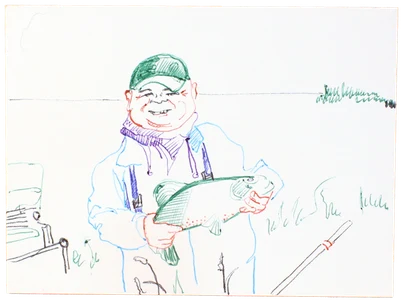
#> input picture data/drawings/d_n01440764_tench.webp, 403 x 302 px
$ python -i remove_background.py   (imports and definitions only)
#> lines starting #> are read from the running program, lines starting #| are printed output that depends on the picture; after the words box and inside, x2 and y2 are one past the last pixel; in counts of white or black regions, pixels touching at a corner belong together
#!/usr/bin/env python3
"""
Background removal for scanned photos/drawings on a coloured canvas.

Strategy (mirrors Photoshop's Background Eraser / contiguous Magic Wand):
  1. Sample the canvas colour from all four corners.
  2. Flood-fill from the image border through pixels that are similar to the
     canvas colour.  Only border-connected pixels can become transparent —
     any canvas colour that appears *inside* the photo/drawing is unreachable
     and stays fully opaque.
  3. Apply a soft colour-distance-based alpha to the reachable region so that
     shadows (which are darker versions of the canvas colour) fade out
     gradually rather than being hard-cut.
  4. Crop to the bounding box of non-transparent pixels.

Requires: numpy, Pillow, scipy
  pip install numpy pillow scipy
"""

import argparse
from pathlib import Path

import numpy as np
from PIL import Image


# ---------------------------------------------------------------------------
# Colour helpers
# ---------------------------------------------------------------------------

def sample_background_color(
    img_array: np.ndarray,
    sample_size: int = 50,
    corner: str = 'all',
    corner_inset: int = 0,
) -> np.ndarray:
    """
    Sample canvas colour from one or more corners.

    corner      : 'all', a single corner name, or '+'-joined names.
                  Valid names: 'top-left', 'top-right', 'bottom-left', 'bottom-right'.
    corner_inset: pixels to step inward from each edge before sampling.
                  Useful when the very edge of the scan contains scanner artifacts
                  or dark borders that are not the true canvas colour.
    """
    h, w = img_array.shape[:2]
    i = corner_inset
    s = min(sample_size, (h - 2 * i) // 4, (w - 2 * i) // 4)
    ch = img_array.shape[2]

    corners = {
        'top-left':     img_array[i:i+s,       i:i+s      ],
        'top-right':    img_array[i:i+s,       w-i-s:w-i  ],
        'bottom-left':  img_array[h-i-s:h-i,   i:i+s      ],
        'bottom-right': img_array[h-i-s:h-i,   w-i-s:w-i  ],
    }

    if corner == 'all':
        regions = list(corners.values())
    else:
        names = [c.strip() for c in corner.split('+')]
        invalid = [n for n in names if n not in corners]
        if invalid:
            raise ValueError(f"Unknown corner(s) {invalid}. Valid: {list(corners)}")
        regions = [corners[n] for n in names]

    all_pixels = np.concatenate([r.reshape(-1, ch) for r in regions], axis=0)
    return np.median(all_pixels, axis=0)


def color_distance(img_array: np.ndarray, bg_color: np.ndarray) -> np.ndarray:
    """Per-pixel Euclidean distance from bg_color in RGB space."""
    diff = img_array.astype(np.float32) - bg_color.astype(np.float32)
    return np.sqrt(np.sum(diff ** 2, axis=2))


def soft_alpha_from_distance(
    distance: np.ndarray,
    threshold: float,
    softness: float,
) -> np.ndarray:
    """
    distance < threshold            → alpha 0   (fully transparent)
    threshold < distance < t+soft   → linear ramp (shadow preserved)
    distance > threshold + softness → alpha 255 (fully opaque)
    """
    alpha = np.clip((distance - threshold) / softness, 0.0, 1.0)
    return (alpha * 255).astype(np.uint8)


# ---------------------------------------------------------------------------
# Crop detection
# ---------------------------------------------------------------------------

# [38 lines left out: function find_content_bbox, not called in this run]


# ---------------------------------------------------------------------------
# Flood-fill
# ---------------------------------------------------------------------------

def border_connected_background(
    img_array: np.ndarray,
    bg_color: np.ndarray,
    flood_threshold: float,
) -> np.ndarray:
    """
    Flood-fill from the image border through pixels whose colour distance
    from bg_color is below flood_threshold.

    Returns a boolean mask (same H×W shape) that is True for every pixel
    reachable from the border — i.e. the connected canvas background.

    Pixels *not* in this mask will never be made transparent, regardless
    of their colour.  This is what protects orange/canvas-coloured areas
    that appear inside the photo.

    Uses 8-connectivity to catch canvas pixels only reachable diagonally.
    Requires scipy.
    """
    try:
        from scipy.ndimage import label
    except ImportError:
        raise ImportError(
            "scipy is required for flood-fill background detection.\n"
            "Install with:  pip install scipy"
        )

    is_bg = color_distance(img_array, bg_color) < flood_threshold

    # 8-connected structure — catches canvas pixels only reachable diagonally
    structure = np.ones((3, 3), dtype=int)

    labeled, _ = label(is_bg, structure=structure)

    # Collect component IDs that touch any of the four image edges
    border_labels: set = set()
    border_labels.update(labeled[0,  :].tolist())   # top row
    border_labels.update(labeled[-1, :].tolist())   # bottom row
    border_labels.update(labeled[:,  0].tolist())   # left col
    border_labels.update(labeled[:, -1].tolist())   # right col
    border_labels.discard(0)                        # 0 = non-background label

    if not border_labels:
        return np.zeros(is_bg.shape, dtype=bool)

    return np.isin(labeled, list(border_labels))


# ---------------------------------------------------------------------------
# Edge softening
# ---------------------------------------------------------------------------

def apply_edge_softening(
    img_array: np.ndarray,
    alpha: np.ndarray,
    photo_mask: np.ndarray,
    edge_width: int = 5,
    sigma: float = 1.5,
    desaturation: float = 1.0,
) -> tuple:
    """
    Two effects applied within `edge_width` pixels of the photo boundary:

    1. Desaturation – pixels are blended toward greyscale proportionally to
       their proximity to the edge.  `desaturation` controls the maximum
       strength at the very edge:
         1.0 → fully greyscale at the boundary  (strongest, good for photos)
         0.5 → 50 % grey at the boundary        (moderate, good for drawings)
         0.0 → no desaturation at all

    2. Alpha blur – a Gaussian blur (radius `sigma`) is applied to the alpha
       channel in the transition zone, removing jagged/pixelated edges.
       Deep interior pixels are kept at 255.

    photo_mask : boolean array — True where pixels belong to the photo
                 (i.e. ~bg_mask from the flood fill).
    """
    from scipy.ndimage import binary_closing, distance_transform_edt, gaussian_filter, label

    # Keep only the largest connected component of photo_mask.
    # Small isolated islands (enclosed dust specks, scanner noise that the
    # border flood-fill couldn't reach) would otherwise each produce their own
    # distance-transform edge zone, resulting in multiple visible edge rectangles.
    struct8 = np.ones((3, 3), dtype=int)
    labeled, n_comp = label(photo_mask, structure=struct8)
    if n_comp > 1:
        sizes = np.bincount(labeled.ravel())
        sizes[0] = 0                          # ignore the background label
        photo_mask = labeled == sizes.argmax()

    # Smooth the photo/canvas boundary before computing the distance transform.
    # The flood-fill boundary is pixel-jagged; without smoothing, the edge zone
    # follows every concavity and extends unevenly into the photo interior.
    # binary_closing fills small gaps and rounds concave corners so the
    # resulting edge zone is uniform all the way around.
    smooth_struct = np.ones((3, 3), dtype=bool)
    smooth_mask = binary_closing(photo_mask, structure=smooth_struct, iterations=3)

    # Distance of each photo pixel from the nearest canvas pixel (in pixels)
    interior_dist = distance_transform_edt(smooth_mask)

    # --- 1. Desaturate near the edge ---
    edge_zone = (interior_dist > 0) & (interior_dist <= edge_width)
    if edge_zone.any() and desaturation > 0:
        # blend: 0 right at the boundary → 1 at edge_width
        blend = np.zeros_like(interior_dist, dtype=np.float32)
        blend[edge_zone] = (interior_dist[edge_zone] / edge_width).astype(np.float32)

        img_float = img_array.astype(np.float32)
        luminance = (  0.299 * img_float[:, :, 0]
                     + 0.587 * img_float[:, :, 1]
                     + 0.114 * img_float[:, :, 2])

        # sat: how much of the original colour to keep
        # At boundary (blend=0): sat = 1 - desaturation
        # At edge_width (blend=1): sat = 1.0 (always full colour)
        sat = 1.0 - desaturation * (1.0 - blend)
        for c in range(img_float.shape[2]):
            img_float[:, :, c] = np.where(
                edge_zone,
                sat * img_float[:, :, c] + (1.0 - sat) * luminance,
                img_float[:, :, c],
            )
        img_array = np.clip(img_float, 0, 255).astype(np.uint8)

    # --- 2. Blur alpha at the boundary ---
    alpha_blurred = gaussian_filter(alpha.astype(np.float32), sigma=sigma)
    deep_interior = interior_dist > edge_width
    outside_photo = interior_dist == 0   # outside the smooth_mask boundary
    # Three zones:
    #   deep interior  → always 255 (fully opaque photo content)
    #   outside photo  → keep original alpha (blur must not bleed onto canvas)
    #   transition zone → smoothed alpha
    alpha_out = np.where(
        deep_interior, np.uint8(255),
        np.where(outside_photo, alpha,
                 np.clip(alpha_blurred, 0, 255).astype(np.uint8)),
    ).astype(np.uint8)

    return img_array, alpha_out


# ---------------------------------------------------------------------------
# White balance
# ---------------------------------------------------------------------------

# [38 lines left out: function apply_white_balance, not called in this run]


# ---------------------------------------------------------------------------
# Main processing
# ---------------------------------------------------------------------------

def remove_background(
    input_path: Path,
    output_path: Path,
    threshold: float = 30,
    softness: float = 40,
    sample_size: int = 50,
    padding: int = 0,
    edge_width: int = 5,
    edge_sigma: float = 1.5,
    desaturation: float = 1.0,
    shadow_desaturation: float = 0.0,
    protect_inset: int = 0,
    corner: str = 'all',
    corner_inset: int = 0,
    white_balance_percentile: float = 0.0,
) -> None:
    """
    Remove canvas background from a scanned photo/drawing and crop to content.

    Parameters
    ----------
    threshold : float
        Colour distance below which a pixel is fully transparent (default 30).
    softness : float
        Width of the soft transition / shadow-gradient zone (default 40).
    sample_size : int
        Corner region size for canvas colour sampling (default 50).
    padding : int
        Extra pixels to keep around the crop (default 0).
    edge_width : int
        Pixels inward from the photo boundary for desaturation + alpha blur
        (default 5).  Set to 0 to disable.
    edge_sigma : float
        Gaussian blur radius for alpha smoothing at the boundary (default 1.5).
    desaturation : float
        Desaturation strength at the photo edge interior: 1.0=fully grey,
        0.0=no change (default 1.0).
    shadow_desaturation : float
        Desaturation of the semi-transparent shadow/transition zone (the
        canvas-side pixels that couldn't be fully removed).  1.0=fully grey,
        0.0=no change (default 0.0).  Use 1.0 for photos where canvas colour
        bleeds into the shadow and cannot be removed.
    protect_inset : int
        Pixels inward from the detected photo rectangle that are forced fully
        opaque regardless of flood-fill result (default 0 = disabled).
        Increase when the flood fill bleeds into photo content that is
        colour-adjacent to the canvas (e.g. an orange face near the edge).
        The strip within this inset of the photo boundary is still left to
        the flood fill so shadow effects work at the true photo edge.
    white_balance_percentile : float
        If > 0, apply auto white balance after all other processing.
        The top (100 - percentile) % brightest opaque pixels are treated as
        the white point and each channel is scaled to make them neutral white.
        97 is a good starting value.  0 = disabled (default).
    """
#> called with input_path = '../data/drawings/d_n01440764_tench.webp', output_path = 'out.png', threshold = 30, softness = 40, sample_size = 50, padding = 0, edge_width = 5, edge_sigma = 1.5
    img = Image.open(input_path).convert('RGB')
    img_array = np.array(img)
    h, w = img_array.shape[:2]

    # 1. Identify canvas colour
    bg_color = sample_background_color(img_array, sample_size, corner=corner, corner_inset=corner_inset)
#> in sample_background_color, `regions = list(corners.values())`: regions = 4 items
#> bg_color = [248, 248, 247]
    print(f"  Canvas colour : RGB({bg_color[0]:.0f}, {bg_color[1]:.0f}, {bg_color[2]:.0f})")
#|   Canvas colour : RGB(248, 248, 247)

    # 2. Colour distance map
    distance = color_distance(img_array, bg_color)

    # 3. Flood-fill border-connected background.
    #    Done before bbox detection so the bbox can be derived from the flood-fill
    #    result, which is the most accurate separation of canvas from content.
    flood_threshold = threshold + softness
    bg_mask = border_connected_background(img_array, bg_color, flood_threshold)
#> in border_connected_background, `is_bg = color_distance(img_array, bg_color) < flood_threshold`:
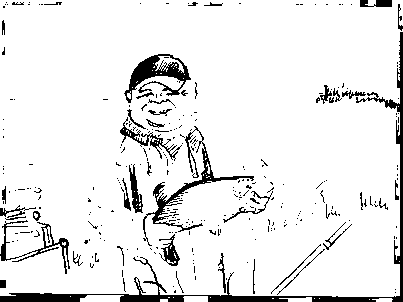
#> is_bg: shape (302, 403) bool; 91.4% white; 298 black regions (252 under 20 px), largest, box (x1, y1, x2, y2) and area: (0, 32, 403, 302) 3527, (143, 126, 254, 246) 1218, (124, 54, 191, 103) 1175
#> in border_connected_background, `labeled, _ = label(is_bg, structure=structure)`:
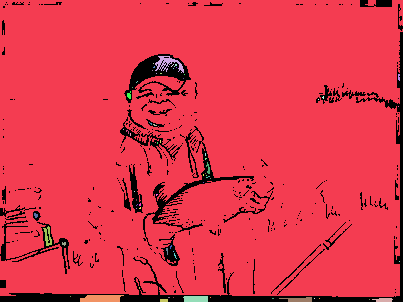
#> labeled: shape (302, 403) int32; 70 distinct labels, from 0 to 69; one colour per label, 0 black
    pct = 100.0 * bg_mask.mean()
#> pct = 91.01
    print(f"  Connected bg  : {bg_mask.sum():,} px ({pct:.1f}% of image)")
#|   Connected bg  : 110,760 px (91.0% of image)

    # 4. Content bounding box — derived from the largest connected component of
    #    ~bg_mask (i.e. the photo/drawing itself).  This handles any photo size,
    #    any degree of slant, and automatically ignores isolated scanner artifacts
    #    on the canvas that row/column fraction scanning would have included.
    from scipy.ndimage import label as _label
    _labeled, _n = _label(~bg_mask, structure=np.ones((3, 3), dtype=int))
#> _labeled: shape (302, 403) int32; 298 distinct labels, from 0 to 297
    if _n > 0:
        _sizes = np.bincount(_labeled.ravel())
        _sizes[0] = 0
        _main = _labeled == _sizes.argmax()
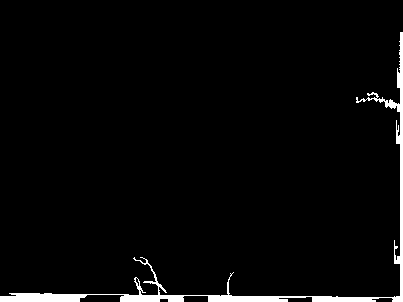
#> _main: shape (302, 403) bool; 2.9% white; 1 white region, box (x1, y1, x2, y2) and area: (0, 32, 403, 302) 3553
        _rows = np.where(_main.any(axis=1))[0]
        _cols = np.where(_main.any(axis=0))[0]
        if len(_rows) > 0 and len(_cols) > 0:
            cx_left, cx_top, cx_right, cx_bottom = (
                int(_cols.min()), int(_rows.min()),
                int(_cols.max()) + 1, int(_rows.max()) + 1,
            )
#> cx_left = 0; cx_top = 32; cx_right = 403; cx_bottom = 302
        else:
            cx_left, cx_top, cx_right, cx_bottom = 0, 0, w, h
    else:
        cx_left, cx_top, cx_right, cx_bottom = 0, 0, w, h
    print(f"  Content bbox  : ({cx_left}, {cx_top}) → ({cx_right}, {cx_bottom})")
#|   Content bbox  : (0, 32) → (403, 302)

    # 5. Build alpha
    alpha = soft_alpha_from_distance(distance, threshold, softness)
    alpha = np.where(bg_mask, alpha, np.uint8(255)).astype(np.uint8)

    # 5.5. Protect content interior from flood-fill bleed.
    #      Any pixel more than `protect_inset` pixels inside the detected photo
    #      rectangle is forced fully opaque regardless of what the flood fill
    #      decided.  We also record this as a boolean mask so the desaturation
    #      step can exclude it precisely.
    protected_interior = np.zeros((h, w), dtype=bool)
    if protect_inset > 0:
        pi_top    = cx_top    + protect_inset
        pi_bottom = cx_bottom - protect_inset
        pi_left   = cx_left   + protect_inset
        pi_right  = cx_right  - protect_inset
        if pi_bottom > pi_top and pi_right > pi_left:
            alpha[pi_top:pi_bottom, pi_left:pi_right] = 255
            protected_interior[pi_top:pi_bottom, pi_left:pi_right] = True

    # 5.6. Desaturate the canvas / shadow zone.
    if shadow_desaturation > 0:
        bs = sample_size  # border strip width == corner sampling zone
        border_strip = np.ones((h, w), dtype=bool)
        border_strip[bs:h-bs, bs:w-bs] = False
        desat_zone = (~protected_interior
                      & (border_strip | (alpha < 255))
                      & (alpha > 0))
        if desat_zone.any():
            img_f = img_array.astype(np.float32)
            lum = (0.299 * img_f[:, :, 0]
                 + 0.587 * img_f[:, :, 1]
                 + 0.114 * img_f[:, :, 2])
            for c in range(img_f.shape[2]):
                img_f[:, :, c] = np.where(
                    desat_zone,
                    (1.0 - shadow_desaturation) * img_f[:, :, c]
                    + shadow_desaturation * lum,
                    img_f[:, :, c],
                )
            img_array = np.clip(img_f, 0, 255).astype(np.uint8)

    # 6. Edge softening (desaturate + blur alpha at photo boundary)
    if edge_width > 0:
        # Clip photo mask to the content bbox so that canvas pixels outside
        # the detected photo area are never treated as a photo boundary.
        photo_mask_for_edge = ~bg_mask
#> photo_mask_for_edge: shape (302, 403) bool; 9% white; 297 white regions (251 under 20 px), largest, box (x1, y1, x2, y2) and area: (0, 32, 403, 302) 3553, (124, 54, 191, 103) 1426, (143, 126, 254, 246) 1264
        photo_mask_for_edge[:cx_top,    :] = False
        photo_mask_for_edge[cx_bottom:, :] = False
        photo_mask_for_edge[:, :cx_left]   = False
        photo_mask_for_edge[:, cx_right:]  = False
        img_array, alpha = apply_edge_softening(
            img_array, alpha, photo_mask_for_edge,
            edge_width=edge_width,
            sigma=edge_sigma,
            desaturation=desaturation,
        )
#> in apply_edge_softening, `labeled, n_comp = label(photo_mask, structure=struct8)`:
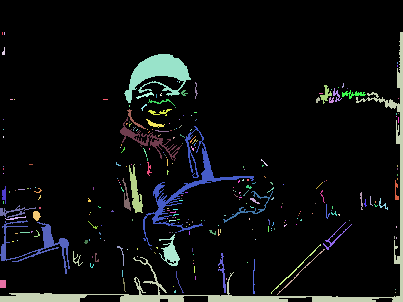
#> labeled: shape (302, 403) int32; 274 distinct labels, from 0 to 273; one colour per label, 0 black
#> in apply_edge_softening, `labeled, n_comp = label(photo_mask, structure=struct8)`: n_comp = 273
#> in apply_edge_softening, `sizes = np.bincount(labeled.ravel())`: sizes = 274 values, max 111159 at index 0, min 1 at index 8, mean 444.2
#> after the loop in apply_edge_softening, `for c in range(img_float.shape[2]):`:
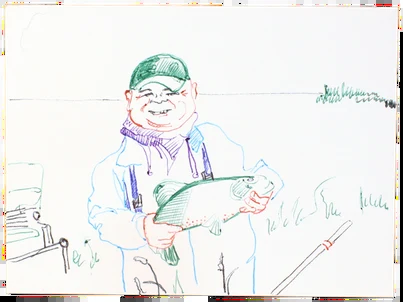
#> img_float: shape (302, 403, 3) float32; mean R, G, B 238.8, 239.3, 237.7
#> in apply_edge_softening, `alpha_out = np.where( deep_interior, np.uint8(255), np.where(outside_p..`:
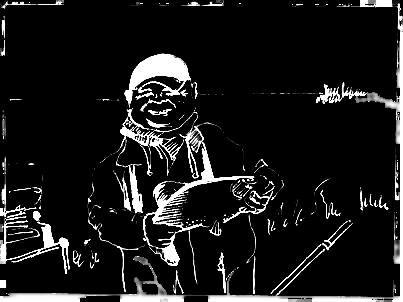
#> alpha_out: shape (302, 403); min 0, max 255, mean 27.5

    # 7. Crop using already-computed content bbox + padding
    left   = max(0, cx_left   - padding)
#> left = 0
    top    = max(0, cx_top    - padding)
#> top = 32
    right  = min(w, cx_right  + padding)
#> right = 403
    bottom = min(h, cx_bottom + padding)
#> bottom = 302

    print(f"  Content area  : ({left}, {top}) → ({right}, {bottom})"
          f"  [{right-left} × {bottom-top} px]")
#|   Content area  : (0, 32) → (403, 302)  [403 × 270 px]

    img_array = img_array[top:bottom, left:right]
#> img_array: shape (270, 403, 3)
    alpha     = alpha[top:bottom, left:right]
#> alpha: shape (270, 403)

    # 8. White balance — scale channels so the brightest area becomes white.
    #    Applied after crop so only actual content pixels influence the estimate.
    if white_balance_percentile > 0:
        img_array = apply_white_balance(img_array, alpha, white_balance_percentile)

    result = Image.fromarray(np.dstack([img_array, alpha]), 'RGBA')
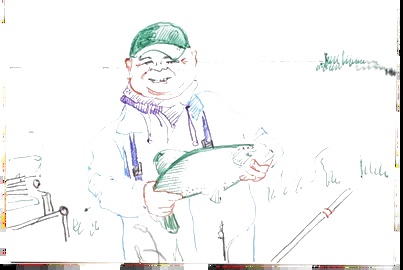
#> result: PIL image 403x270 RGBA; mean R, G, B, A 237.8, 238.6, 237.1, 29.4; transparent parts drawn white
#> (the run stopped early here; a loop or call above may not have finished)

$ run again, on data/drawings/d_n01629819_European_fire_salamander.webp
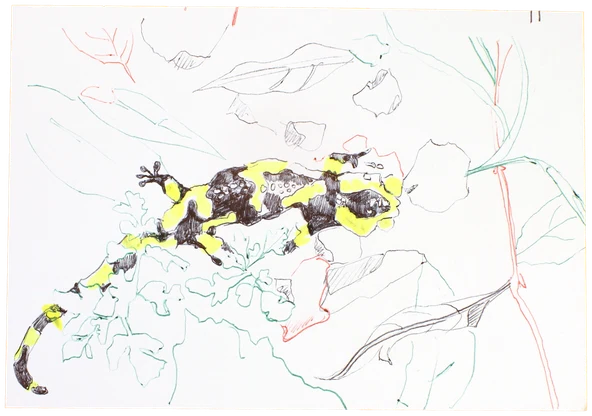
#> input picture data/drawings/d_n01629819_European_fire_salamander.webp, 592 x 416 px
#> regions = 4 items
#> bg_color = [248, 247, 246]
#|   Canvas colour : RGB(248, 247, 246)
#> is_bg: shape (416, 592) bool; 88% white; 624 black regions (563 under 20 px), largest, box (x1, y1, x2, y2) and area: (117, 150, 410, 272) 12920, (0, 0, 592, 416) 6778, (13, 304, 68, 395) 1462
#> pct = 87.06
#|   Connected bg  : 214,395 px (87.1% of image)
#> _labeled: shape (416, 592) int32; 617 distinct labels, from 0 to 616
#> _main: shape (416, 592) bool; 6.1% white; 1 white region, box (x1, y1, x2, y2) and area: (117, 150, 410, 272) 14923
#> cx_left = 117; cx_top = 150; cx_right = 410; cx_bottom = 272
#|   Content bbox  : (117, 150) → (410, 272)
#> in apply_edge_softening, `labeled, n_comp = label(photo_mask, structure=struct8)`:
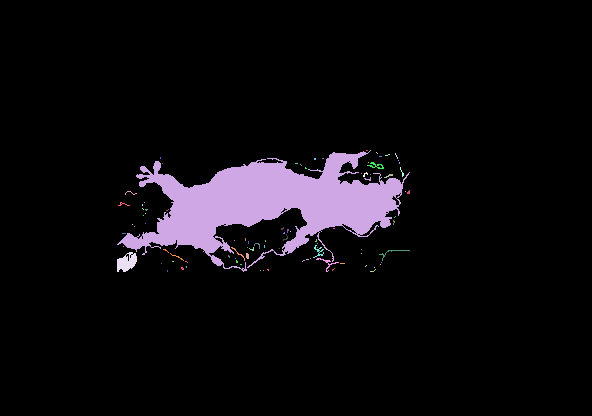
#> labeled: shape (416, 592) int32; 93 distinct labels, from 0 to 92; one colour per label, 0 black
#> n_comp = 92
#> sizes = 93 values, max 230543 at index 0, min 1 at index 10, mean 2648.1
#> smooth_mask: shape (416, 592) bool; 6.5% white; 1 white region, box (x1, y1, x2, y2) and area: (117, 150, 410, 272) 15993
#> edge_zone: shape (416, 592) bool; 2.2% white; 1 white region, box (x1, y1, x2, y2) and area: (117, 150, 410, 272) 5403
#> deep_interior: shape (416, 592) bool; 4.3% white; 3 white regions (2 under 20 px), largest, box (x1, y1, x2, y2) and area: (128, 158, 398, 251) 10585
#> left = 117
#> top = 150
#> right = 410
#> bottom = 272
#|   Content area  : (117, 150) → (410, 272)  [293 × 122 px]
#> in remove_background, `result = Image.fromarray(np.dstack([img_array, alpha]), 'RGBA')`:
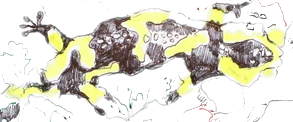
#> result: PIL image 293x122 RGBA; mean R, G, B, A 216.6, 214.8, 200.8, 114.5; transparent parts drawn white
